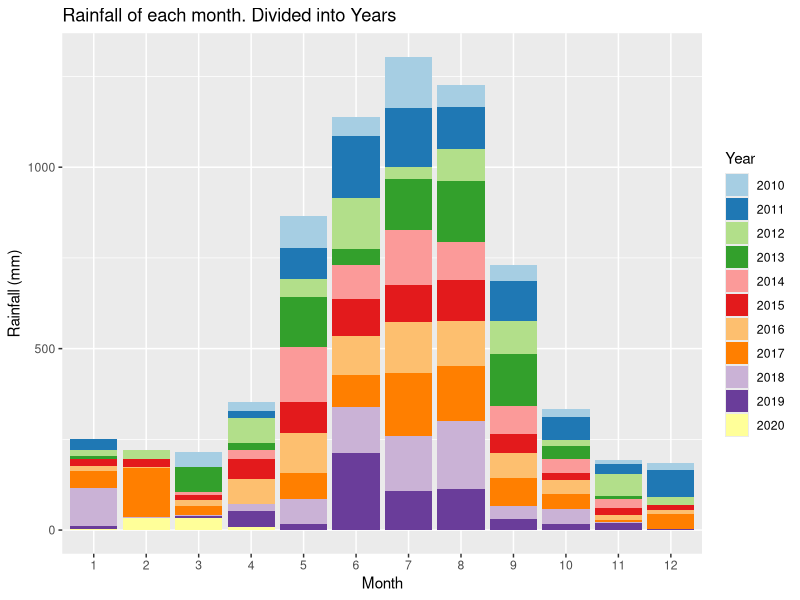
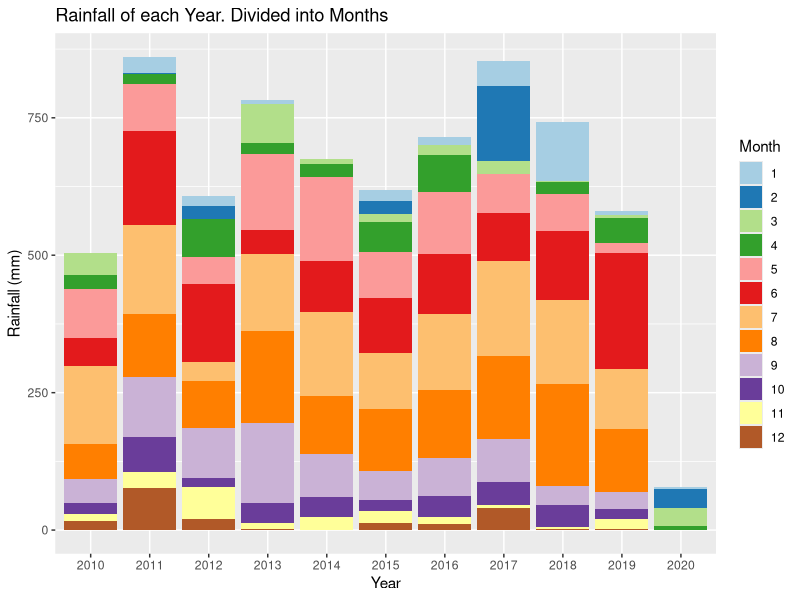
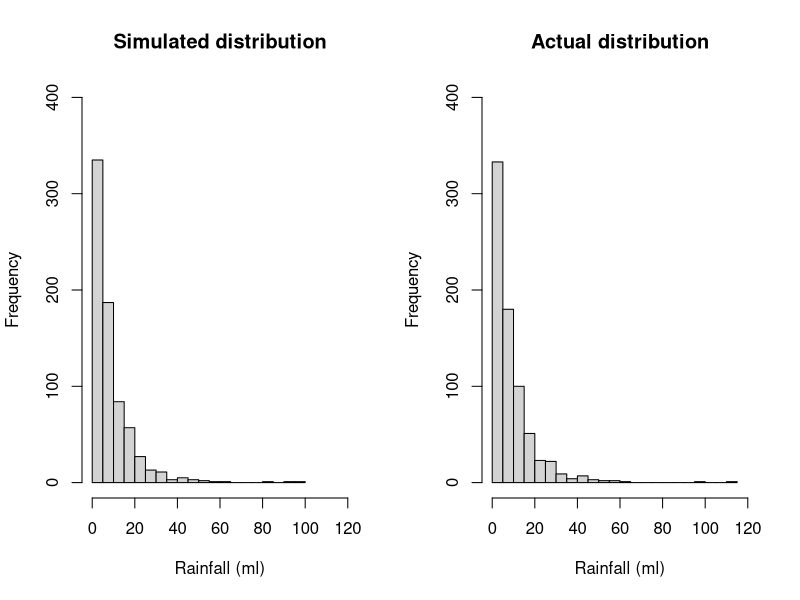
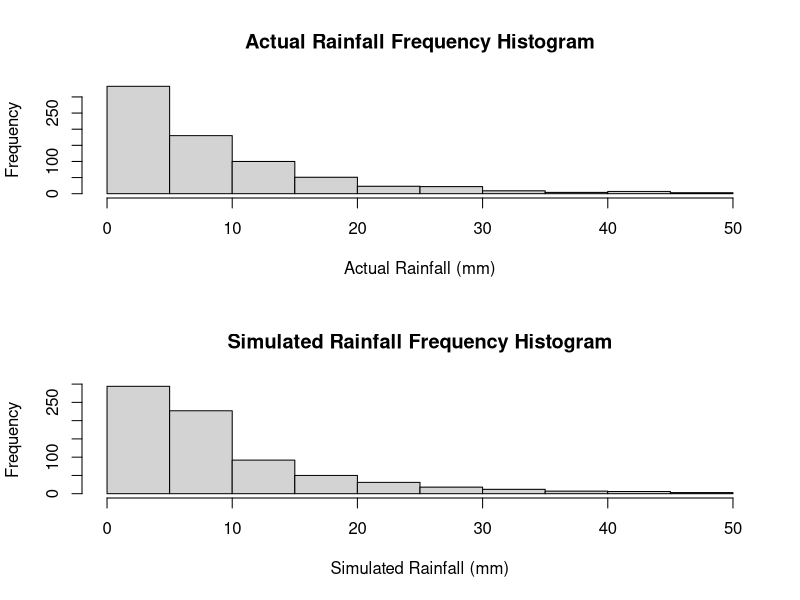
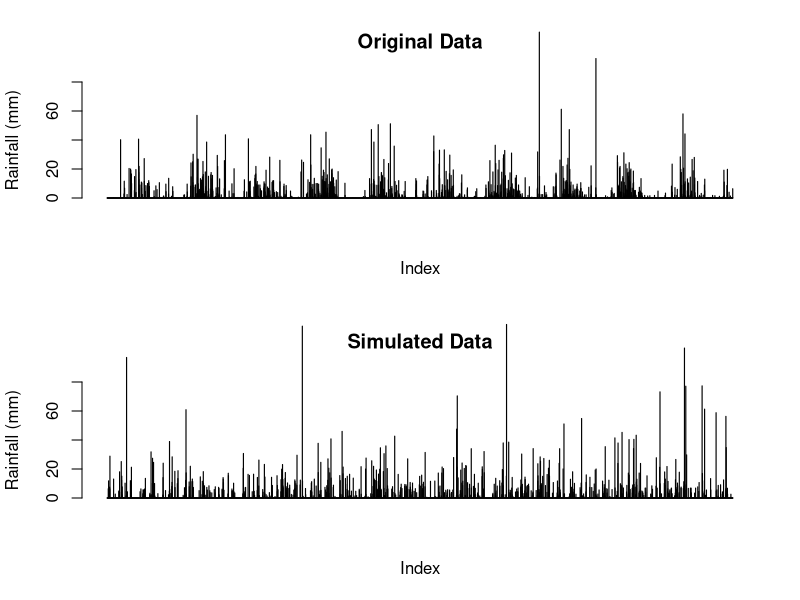
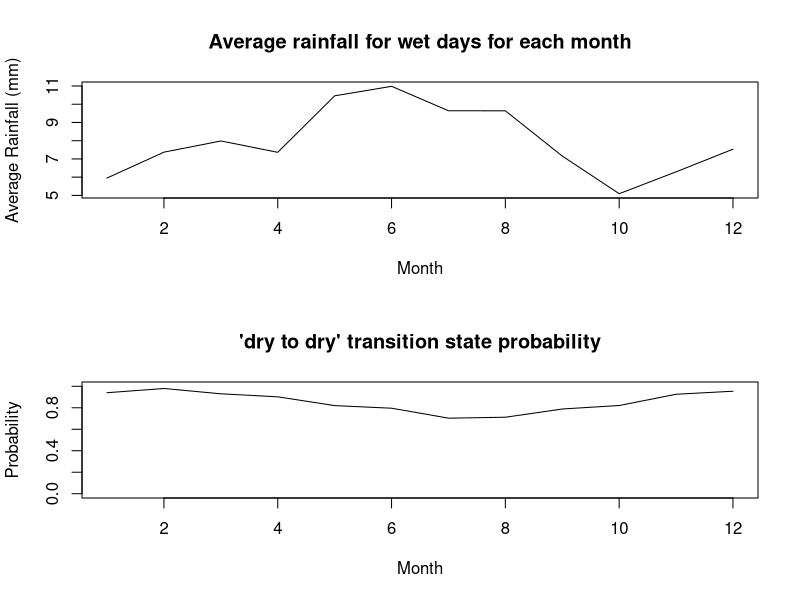
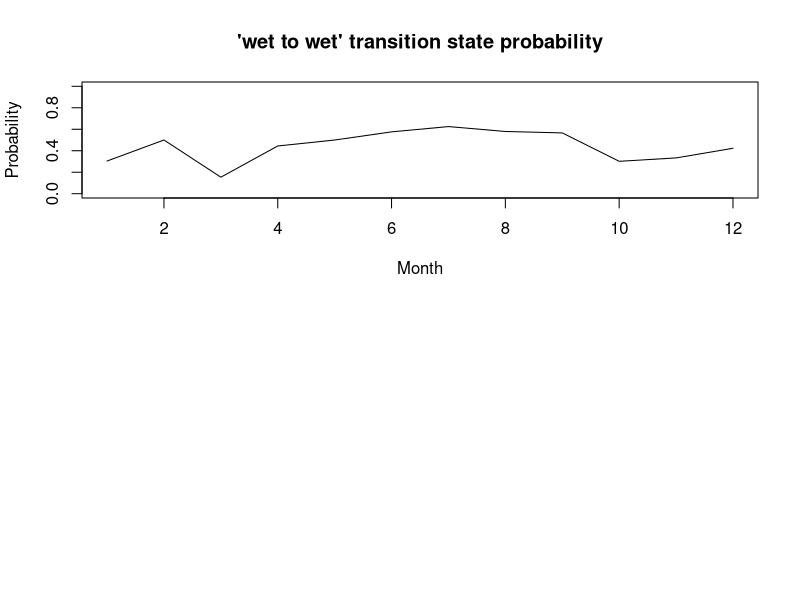
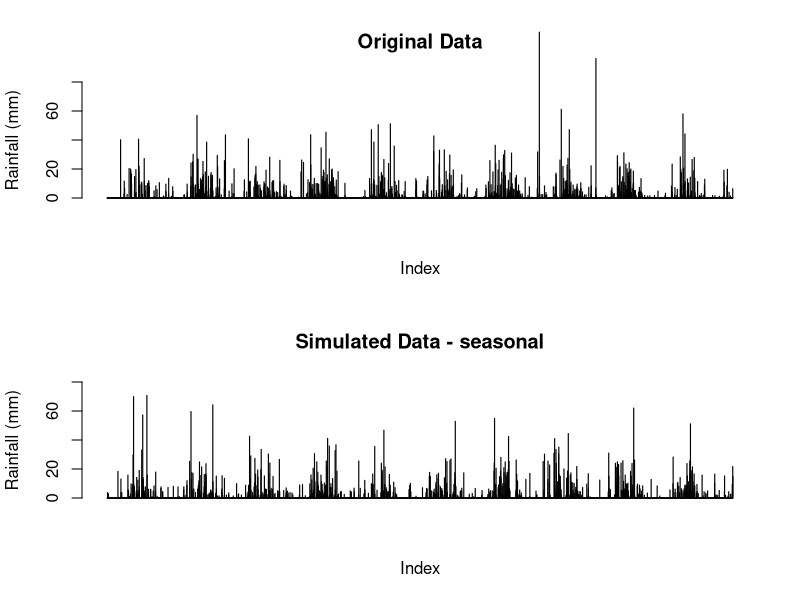

R code for these plots, in order:
## ---- chunk 1
knitr::opts_chunk$set(echo = TRUE)
## ---- chunk 2
# Reading in the data from the csv file
data <-  read.csv("IDCJAC0009_009225_1800_Data.csv")
weather_data <- data
weather_data <- weather_data[which(is.na(weather_data$Rainfall.amount..millimetres.) == FALSE),] # excluding rows with no rainfall record made 
## ---- chunk 3
weather_data$date <- do.call(paste, c(weather_data[c("Day", "Month", "Year")], sep = "-")) # creating a column that contains the date for easy indentification
## ---- chunk 4
# function to categorise day as either 'wet' or 'dry' for the Markov Chain functions
state <- function(x){
  stateList <- c()
  for(ii in 1:length(x)){
    if(x[ii] < 1){
      stateList <- c(stateList, "dry")
    }
    if(x[ii] >= 1){
      stateList <- c(stateList, "wet")
    }
  }
  return(stateList)
}
weather_data$state <- state(weather_data$Rainfall.amount..millimetres.)
## ---- chunk 5
head(weather_data[,c('Rainfall.amount..millimetres.','state')], 10)
## ---- chunk 6
# function establishing Markov Chain transition state. Establishing the relationship between the rainfall of a given day and the day before it.
transitionState <- function(x){
  transitionStateList <- c('') #can't find transition state of first observation
  for(i in 2:length(x)){
    if(x[i] == "dry"){
      if (x[i-1] == "dry"){
        transitionStateList <- c(transitionStateList, "DryToDry")
      }
      else {
        transitionStateList <- c(transitionStateList, "WetToDry")
      }
    }
    if(x[i] == "wet"){
      if (x[i-1] == "dry"){
        transitionStateList <- c(transitionStateList, "DryToWet")
      }
      else {
        transitionStateList <- c(transitionStateList, "WetToWet")
      }
    }
  }
  return(transitionStateList)
}
weather_data$transitionState <- transitionState(weather_data$state)
## ---- chunk 7
head(weather_data[,c('Rainfall.amount..millimetres.','state', 'transitionState')], 10)
## ---- chunk 8
train_data <- subset(weather_data, Year >= 2010) # only look at the most recent, relevant data.
library(ggplot2)
library(RColorBrewer)

# explorative plots investigating the distribution of rainfall across months and years

# Plotting the rainfall data (grouped by years and months)
# Distribution of rainfall by month (segmented by year)
ggplot(train_data, aes(x = factor(Month), y = Rainfall.amount..millimetres., fill = factor(Year))) + 
  geom_bar(stat = "identity") + 
  scale_fill_brewer(palette = "Paired") + 
  xlab("Month")+
  ylab("Rainfall (mm)")+
  labs(fill = "Year")+
  ggtitle("Rainfall of each month. Divided into Years")
# There does appear to be a rough distribution of rainfall by month. Most years May, June, July, August, and September (month 5-9) have the most rain. There are outliers

ggplot(train_data, aes(x = factor(Year), y = Rainfall.amount..millimetres., fill = factor(Month))) + 
  geom_bar(stat = "identity") + 
  scale_fill_brewer(palette = "Paired") + 
  xlab("Year")+
  ylab("Rainfall (mm)")+
  labs(fill = "Month")+
  ggtitle("Rainfall of each Year. Divided into Months")
# There does not appear to be any obvious pattern in the rainfall across the 10 years (note. 2020 only contains 4 months of data, hence the low rainfall). The average looks to be around 650-700 mm. 
## ---- chunk 9
table(train_data$Month, train_data$Year) # only four months of data in 2020
## ---- chunk 10
#Calculating transition state probabilities, in general (no respect to month or season)
weatherTable <- table(train_data$transitionState)
weatherTable

probWetToWet = weatherTable['WetToWet'] / (weatherTable['WetToWet'] + weatherTable['WetToDry'])
probWetToWet

probDryToDry = weatherTable['DryToDry'] / (weatherTable['DryToDry'] + weatherTable['DryToWet'])
probDryToDry
## ---- chunk 11
#Basic generator (No seasonal variation)

#calculated above
generateRainfallBasic <- function(genLength){
  currentState = "dry" # Years start with very little rain, so more likely to start dry
  rainAmountList <- c()
  for (i3 in 1:genLength){
    if (currentState == "dry"){
      if (runif(1) < probDryToDry){
        currentState = "dry"
      }
      else{
        currentState = "wet"
      }
    }
    else if (currentState == "wet"){
      if (runif(1) < probWetToWet){
        currentState = "wet"
      }
      else{
        currentState = "dry"
      }
    }
                                      #generating amount of rainfall if state is wet, else 0
    if (currentState == "wet"){
      rainAmount <- 5.66*exp(rnorm(1))
      rainAmountList <- c(rainAmountList, rainAmount)
    }
    else{
      rainAmountList <- c(rainAmountList, 0)
    }
  }
  return(rainAmountList)
}
## ---- chunk 12
#comparing log-normal against actual data, veeerryyyy close fit, will use log-normal for rainfall sim
par(mfrow=c(1,2))
p1 <- 5.66*exp(rnorm(732))
hist(p1, breaks = 30, xlim = c(0,120), ylim = c(0,400), main = "Simulated distribution", xlab = "Rainfall (ml)")

p2 <- train_data$Rainfall.amount..millimetres.[train_data$Rainfall.amount..millimetres.>1]
hist(p2, breaks = 30, xlim = c(0,120), ylim = c(0,400), main = "Actual distribution", xlab = "Rainfall (ml)")

mean(p1)
mean(p2)
## ---- chunk 13
#Basic generator tests
testRainfall = generateRainfallBasic(3761)

par(mfrow=c(2,1))
hist(train_data$Rainfall.amount..millimetres.[train_data$Rainfall.amount..millimetres.>1 & train_data$Rainfall.amount..millimetres.<50], xlab = "Actual Rainfall (mm)", main = "Actual Rainfall Frequency Histogram")
hist(testRainfall[testRainfall > 1 & testRainfall <50], xlab = "Simulated Rainfall (mm)", main = "Simulated Rainfall Frequency Histogram")

par(mfrow=c(2,1))
barplot(train_data$Rainfall.amount..millimetres., ylim = c(0,80), main = "Original Data", ylab = "Rainfall (mm)", xlab = "Index")
barplot(testRainfall, ylim = c(0,80), main = "Simulated Data", ylab = "Rainfall (mm)", xlab = "Index")
## ---- chunk 14
#Calculates the transition probabilities for each month

transitonStatesMonthsFrame <- data.frame(list(rep(0, 12), list(rep(0, 12), list(rep(0, 12), list(rep(0, 12)))))) #Initialises 12x4 frame filled with zeroes (4 columns for each transition state, 12 rows for each month)
names(transitonStatesMonthsFrame) <- c('DryToDry', 'DryToWet', 'WetToDry', 'WetToWet')

#Makes the dataframe with the count of each transition state with each month
for (i4 in 1:dim(train_data)[1]){
  tempTransitionState <- train_data[i4, 'transitionState']
  tempMonth <- train_data[i4, 'Month'] 
  transitonStatesMonthsFrame[tempMonth, tempTransitionState] <- transitonStatesMonthsFrame[tempMonth, tempTransitionState]+1 # increase count of tempTransitionState for month tempMonth by 1
}
## ---- chunk 15
head(transitonStatesMonthsFrame, 10)
## ---- chunk 16
#Calculates the transition state probabilities for each month in the data frame
probTransitonStatesMonthsFrame <- transitonStatesMonthsFrame
for (i in 1:dim(transitonStatesMonthsFrame)[1]){
  
  probTransitonStatesMonthsFrame[i, 'DryToDry'] <- transitonStatesMonthsFrame[i, 'DryToDry'] / (transitonStatesMonthsFrame[i, 'DryToDry'] + transitonStatesMonthsFrame[i, 'DryToWet'])
  
  probTransitonStatesMonthsFrame[i, 'DryToWet'] <- transitonStatesMonthsFrame[i, 'DryToWet'] / (transitonStatesMonthsFrame[i, 'DryToDry'] + transitonStatesMonthsFrame[i, 'DryToWet'])
    
  probTransitonStatesMonthsFrame[i, 'WetToDry'] <- transitonStatesMonthsFrame[i, 'WetToDry'] / (transitonStatesMonthsFrame[i, 'WetToDry'] + transitonStatesMonthsFrame[i, 'WetToWet'])
    
  probTransitonStatesMonthsFrame[i, 'WetToWet'] <- transitonStatesMonthsFrame[i, 'WetToWet'] / (transitonStatesMonthsFrame[i, 'WetToDry'] + transitonStatesMonthsFrame[i, 'WetToWet'])
}
## ---- chunk 17
head(probTransitonStatesMonthsFrame, 10)
## ---- chunk 18
#testing average rainfall when its rains in each month, and for wettowet vs drytowet transitions.
test_w2w <- train_data$Rainfall.amount..millimetres.[train_data$transitionState == "WetToWet"]
test_d2w <- train_data$Rainfall.amount..millimetres.[train_data$transitionState == "DryToWet"]
mean(test_w2w)
mean(test_d2w)
wilcox.test(test_d2w, test_w2w)
#since resulting wilcox test p-value is 0.85, we conclude that theres no difference in rainfall depending on the transition state, and do not need to include it in our model.

test_rainfallPerMonth <- train_data[train_data$state == "wet",c(4,6)]
kruskal.test(Rainfall.amount..millimetres. ~ Month, data = test_rainfallPerMonth)
#p-val = 0.00016, therefore difference between average rainfall for each month

## ---- chunk 19
#calculating the mean rainfall when it rains for each month, to change how much it rains according to the generator later on. Limited to less than 60 mls as the dataset is not large enough for large rainfall amounts (such as 114ml in feburary) to not throw the mean off.
rainMonthData <- c()
for (i in 1:12){
  temp<- train_data$Rainfall.amount..millimetres.[train_data$state == "wet" & train_data$Month == i & train_data$Rainfall.amount..millimetres. < 60]
  rainMonthData <- c(rainMonthData, list(temp))
  rm(temp)
}

rainfallAvgMonth <- sapply(rainMonthData, mean)

## ---- chunk 20
plot(c(1:12), rainfallAvgMonth, type = "l", xlab = "Month", ylab = "Average Rainfall (mm)", main = "Average rainfall for wet days for each month")
## ---- chunk 21
#How the transition state probabilities vary for each month
plot(probTransitonStatesMonthsFrame$DryToDry, ylim = c(0,1), xlab = "Month", main = "'dry to dry' transition state probability", type = 'l', ylab = "Probability")
plot(probTransitonStatesMonthsFrame$WetToWet, ylim = c(0,1), xlab = "Month", main = "'wet to wet' transition state probability", type = 'l', ylab = "Probability")
## ---- chunk 22

#Weather generator accounting  for seasonal variation of transition states or something i hope
#Yes this is just a spicy version of basic generator it's mostly the same in fact if i forget to even do this it is the same


generateRainfallSeasonal <- function(input){
  # input must be weather_data or a subset of weather_data
  currentState = "dry" #can make this into a random choice later
  rainAmountList <- c()
  for (i5 in 1:dim(input)[1]){
    if (currentState == "dry"){
      if (runif(1) < probTransitonStatesMonthsFrame[input[i5, 'Month'], 'DryToDry']){ #now inputs depending on the month of input
        currentState = "dry"
      }
      else{
        currentState = "wet"
      }
    }
    else if (currentState == "wet"){
      if (runif(1) < probTransitonStatesMonthsFrame[input[i5, 'Month'], 'WetToWet']){
        currentState = "wet"
      }
      else{
        currentState = "dry"
      }
    }
                                      #generating amount of rainfall if state is wet, else 0
    if (currentState == "wet"){
      
      #rainAmount <- 5.66*exp(rnorm(1)) #now log-normal dist, 5 used because is close to mean of weather_data's / the mean of what exp(rnorm(1)) is by default /// Old Version 
      rainAmount <- rainfallAvgMonth[input[i5, 'Month']]*exp(rnorm(1))/1.648 #average of exp(rnorm(1)) is ~1.648, so we divide by that so the average of each month will just be the actual average calculated from rainfallAvgMonth.
      
      rainAmountList <- c(rainAmountList, rainAmount)
    }
    else{
      rainAmountList <- c(rainAmountList, 0)
    }
  }
  return(rainAmountList)
}
## ---- chunk 23
#testing code for seasonal generator
inputSeasonalRainfall <- dplyr::select(train_data, 'Year', 'Month', 'Day') #using existing train data's dates to input to function, instead of putting in just how many to generate

testSeasonalRainfall = generateRainfallSeasonal(inputSeasonalRainfall)
## ---- chunk 24
par(mfrow=c(2,1))
barplot(train_data$Rainfall.amount..millimetres., ylim = c(0,80), main = "Original Data", ylab = "Rainfall (mm)", xlab = "Index")
barplot(testSeasonalRainfall, ylim = c(0,80), main = "Simulated Data - seasonal", ylab = "Rainfall (mm)", xlab = "Index")
## ---- chunk 25
#comparing log-normal against actual data, veeerryyyy close fit, will use log-normal for rainfall sim
p1 <- 5*exp(rnorm(732))
p1 <- p1[p1>1]
hist(p1, breaks = 30, xlim = c(0,120), ylim = c(0,400), main = "Simulated distribution")

p2 <- train_data$Rainfall.amount..millimetres.[train_data$Rainfall.amount..millimetres.>1]
hist(p2, breaks = 30, xlim = c(0,120), ylim = c(0,400), main = "actual distribution")

## ---- chunk 26
set.seed(100345)

sampID <- sample.int(nrow(train_data), size = 0.8*nrow(train_data), replace = FALSE)
train_data <- train_data[sampID,] # 80% of data for training
test_data <- train_data[-sampID,] # 20% for testing
## ---- chunk 27
#code to calculate transition probabilities for each month (copied from earlier)
  # calculating the number of occurances of each trainsition state for eah month
transitonStatesMonthsFrame <- data.frame(list(rep(0, 12), list(rep(0, 12), list(rep(0, 12), list(rep(0, 12)))))) #initialising frame by creating 12x4 frame filled with zeroes
names(transitonStatesMonthsFrame) <- c('DryToDry', 'DryToWet', 'WetToDry', 'WetToWet') #name da columns

for (i4 in 1:dim(train_data)[1]){ #making dataframe with count of each transition state for each month
  tempTransitionState <- train_data[i4, 'transitionState']
  tempMonth <- train_data[i4, 'Month']
  transitonStatesMonthsFrame[tempMonth, tempTransitionState] <- transitonStatesMonthsFrame[tempMonth, tempTransitionState]+1
}


  #calculating the probabilites of each transition state for eachonth from the number of occurances 
probTransitonStatesMonthsFrame<- transitonStatesMonthsFrame

for (i in 1:dim(transitonStatesMonthsFrame)[1]){ #calculating transition probs for each month in df
  
  probTransitonStatesMonthsFrame[i, 'DryToDry'] <- transitonStatesMonthsFrame[i, 'DryToDry'] / (transitonStatesMonthsFrame[i, 'DryToDry'] + transitonStatesMonthsFrame[i, 'DryToWet'])
  
  probTransitonStatesMonthsFrame[i, 'DryToWet'] <- transitonStatesMonthsFrame[i, 'DryToWet'] / (transitonStatesMonthsFrame[i, 'DryToDry'] + transitonStatesMonthsFrame[i, 'DryToWet'])
    
  probTransitonStatesMonthsFrame[i, 'WetToDry'] <- transitonStatesMonthsFrame[i, 'WetToDry'] / (transitonStatesMonthsFrame[i, 'WetToDry'] + transitonStatesMonthsFrame[i, 'WetToWet'])
    
  probTransitonStatesMonthsFrame[i, 'WetToWet'] <- transitonStatesMonthsFrame[i, 'WetToWet'] / (transitonStatesMonthsFrame[i, 'WetToDry'] + transitonStatesMonthsFrame[i, 'WetToWet'])
}

# calucating the new average rainfall for each month
rainMonthData <- c()
for (i in 1:12){
  temp<- train_data$Rainfall.amount..millimetres.[train_data$state == "wet" & train_data$Month == i & train_data$Rainfall.amount..millimetres. < 60]
  rainMonthData <- c(rainMonthData, list(temp))
  rm(temp)
}

rainfallAvgMonth <- sapply(rainMonthData, mean)
## ---- chunk 28
#generate test data
testSeasonalRainfall20 = generateRainfallSeasonal(test_data) # generate a simulation with the same number of observations as test_data (20% of the total data)
## ---- chunk 29
par(mfrow = c(2, 1))

barplot(testSeasonalRainfall20, ylab = "Rainfall (mm)", xlab = "index", main = "Simulated data")
barplot(test_data$Rainfall.amount..millimetres., ylab = "Rainfall (mm)", xlab  = "index", main = "Actual data")
## ---- chunk 30
# Wilcoxon signed rank test
WT <- wilcox.test(testSeasonalRainfall20, test_data$Rainfall.amount..millimetres., paired=T)
print("Wilcoxon rank sum p-value")
WT$p.value
# paired student t test
TT <- t.test(testSeasonalRainfall20, test_data$Rainfall.amount..millimetres., paired=T)
print("t-test p-value")
TT$p.value
## ---- chunk 31
train_data <- subset(weather_data, Year >= 2010)
train10_data <- subset(weather_data, Year >= 2009 & Year < 2019)
data_2019 <- subset(weather_data, Year == 2019)
## ---- chunk 32
#code to calculate transition probabilities for each month (copied from earlier)

transitonStatesMonthsFrame <- data.frame(list(rep(0, 12), list(rep(0, 12), list(rep(0, 12), list(rep(0, 12)))))) #initialising frame by creating 12x4 frame filled with zeroes
names(transitonStatesMonthsFrame) <- c('DryToDry', 'DryToWet', 'WetToDry', 'WetToWet') #name da columns

for (i4 in 1:dim(train10_data)[1]){ #making dataframe with count of each transition state for each month
  tempTransitionState <- train10_data[i4, 'transitionState']
  tempMonth <- train10_data[i4, 'Month']
  transitonStatesMonthsFrame[tempMonth, tempTransitionState] <- transitonStatesMonthsFrame[tempMonth, tempTransitionState]+1
}
## ---- chunk 33
#also copied from earlier
probTransitonStatesMonthsFrame<- transitonStatesMonthsFrame
for (i in 1:dim(transitonStatesMonthsFrame)[1]){ #calculating transition probs for each month in df
  
  probTransitonStatesMonthsFrame[i, 'DryToDry'] <- transitonStatesMonthsFrame[i, 'DryToDry'] / (transitonStatesMonthsFrame[i, 'DryToDry'] + transitonStatesMonthsFrame[i, 'DryToWet'])
  
  probTransitonStatesMonthsFrame[i, 'DryToWet'] <- transitonStatesMonthsFrame[i, 'DryToWet'] / (transitonStatesMonthsFrame[i, 'DryToDry'] + transitonStatesMonthsFrame[i, 'DryToWet'])
    
  probTransitonStatesMonthsFrame[i, 'WetToDry'] <- transitonStatesMonthsFrame[i, 'WetToDry'] / (transitonStatesMonthsFrame[i, 'WetToDry'] + transitonStatesMonthsFrame[i, 'WetToWet'])
    
  probTransitonStatesMonthsFrame[i, 'WetToWet'] <- transitonStatesMonthsFrame[i, 'WetToWet'] / (transitonStatesMonthsFrame[i, 'WetToDry'] + transitonStatesMonthsFrame[i, 'WetToWet'])
}
## ---- chunk 34
set.seed(10356)

# get a testing 
monthList <- subset(weather_data, Year == 2019) # a year that isn't a leap year to get the month list, as generation algorithm only requires months
monthList <- monthList['Month']
testSeasonalRainfall10 <- generateRainfallSeasonal(monthList)
## ---- chunk 35
#compare generated year against 2019
par(mfrow = c(2,1))
barplot(testSeasonalRainfall10, xlab = "Index", ylab = "Rainfall (mm)", main = "Simulated Rainfall")
barplot(data_2019$Rainfall.amount..millimetres., xlab = "Index", ylab = "Rainfall (mm)", main = "2019 Rainfall")
## ---- chunk 36
# check other years for comparison
par(mfrow = c(3,2))
barplot(testSeasonalRainfall10, xlab = "Index", ylab = "Rainfall (mm)", main = "Simulated Rainfall")
year <- subset(weather_data, Year == 2015)
barplot(year$Rainfall.amount..millimetres., xlab = "Index", ylab = "Rainfall (mm)", main = "2015 Rainfall")
year <- subset(weather_data, Year == 2008)
barplot(year$Rainfall.amount..millimetres., xlab = "Index", ylab = "Rainfall (mm)", main = "2008 Rainfall")
year <- subset(weather_data, Year == 2015)
barplot(year$Rainfall.amount..millimetres., xlab = "Index", ylab = "Rainfall (mm)", main = "2017 Rainfall")
year <- subset(weather_data, Year == 2007)
barplot(year$Rainfall.amount..millimetres., xlab = "Index", ylab = "Rainfall (mm)", main = "2007 Rainfall")
year <- subset(weather_data, Year == 2013)
barplot(year$Rainfall.amount..millimetres., xlab = "Index", ylab = "Rainfall (mm)", main = "2013 Rainfall")
rm(year)
## ---- chunk 37
# Creates a graph of difference in rainfall for years, weeks, months, years to see if there are any potential patterns.

# Creates a list of the weekly rainfall
RainfallWeekly <- data.frame("Rainfall (mm)", "Week")
colnames(RainfallWeekly) <- c("Rainfall (mm)", "Week")
RainfallWeekly$`Rainfall (mm)` <- as.numeric(RainfallWeekly$`Rainfall (mm)`)
RainfallWeekly$Week <- as.numeric(RainfallWeekly$Week)
week = 1
weekRain = 0
for(ii in c(1: nrow(weather_data))){
  weekRain = weekRain + weather_data[ii, 6] # rainfall amount for that row
  
  if(ii%%7 == 0){ # every 7th row
    RainfallWeekly[(ii/7), 1] <- weekRain # 1 row of RainfallWeekly created every 7 rows (1 weeks) - inserting rainfall total for that week
    RainfallWeekly[(ii/7), 2] <- week
    week = week + 1
    weekRain = 0 # clear total rainfall to prepare for next week
  }
}
## ---- chunk 38
RainfallWeeklyDiff <- data.frame(c(1:(nrow(RainfallWeekly)-1)), c(1:(nrow(RainfallWeekly)-1))) # data frame with two columns, one less row than RainfallWeekly
colnames(RainfallWeeklyDiff) <- c("Rainfall diff (mm)", "Week")
RainfallWeeklyDiff$`Rainfall diff (mm)` <- diff(RainfallWeekly$`Rainfall (mm)`) # change in weeks
## ---- chunk 39
# plot first 700 weeks first against the difference in rainfall, and then the rainfall per week
par(mfrow = c(4,1))
plot(RainfallWeeklyDiff[c(1:350), 2], RainfallWeeklyDiff[c(1:350), 1], xlab = "week", ylab = "change in rainfall (mm)", cex = 2, type = "b")
plot(RainfallWeekly[c(1:350), 2], RainfallWeekly[c(1:350), 1], xlab = "week", ylab = "rainfall (mm)", type = "l")
plot(RainfallWeeklyDiff[c(351:700), 2], RainfallWeeklyDiff[c(351:700), 1], xlab = "week", ylab = "change in rainfall (mm)", cex = 2, type = "b")
plot(RainfallWeekly[c(351:700), 2], RainfallWeekly[c(351:700), 1], xlab = "week", ylab = "rainfall (mm)", type = "l")

## ---- chunk 40
# plot second 700 weeks first against the difference in rainfall, and then the rainfall per week
par(mfrow = c(4,1))
plot(RainfallWeeklyDiff[c(701:1050), 2], RainfallWeeklyDiff[c(701:1050), 1], xlab = "week", ylab = "change in rainfall (mm)", cex = 2, type = "b")
plot(RainfallWeekly[c(701:1050), 2], RainfallWeekly[c(701:1050), 1], xlab = "week", ylab = "rainfall (mm)", type = "l")
plot(RainfallWeeklyDiff[c(1051:1414), 2], RainfallWeeklyDiff[c(1051:1414), 1], xlab = "week", ylab = "change in rainfall (mm)", cex = 2, type = "b")
plot(RainfallWeekly[c(1051:1414), 2], RainfallWeekly[c(1051:1414), 1], xlab = "week", ylab = "rainfall (mm)", type = "l")
## ---- chunk 41
rainSort_2019 <- data_2019$Rainfall.amount..millimetres.
# qqplot before removing 'dry' days
qqnorm(rainSort_2019, pch = 1, frame = F, main = "Normal Q-Q Plot of Rainfall 2019 (including dry days)")
qqline(rainSort_2019, col = "red", lwd = 2)
rainSort_2019 <- rainSort_2019[which(rainSort_2019 != 0)]
# qqplot after removing 'dry' days
qqnorm(rainSort_2019, pch = 1, frame = F, main = "Normal Q-Q Plot of Rainfall 2019 (excluding dry days)")
qqline(rainSort_2019, col = "red", lwd = 2)
hist(rainSort_2019, breaks = 50)
# data is not normally distributed
rm(rainSort_2019)
## ---- chunk 42
rain2019 <- subset(weather_data, Year == 2019)
length(rain2019$Rainfall.amount..millimetres.)
length(testSeasonalRainfall10)

## ---- chunk 43
# function to return the sum of ranks of difference (w+ and w-) that are part of the Wilcoxon signed rank calculations
returnRanks <- function(simulated, actual){
  diffs <- (simulated - actual)
  diffs <- diffs[diffs != 0]
  posDifs <- which(diffs > 0)
  negDiffs <- which(diffs < 0)
  rank <- rank(abs(diffs))
  rankPosDiff <- sum(rank[posDifs])
  rankNegDiff <- sum(rank[negDiffs]) 
  return(c(rankPosDiff, rankNegDiff))
}

## ---- chunk 44

table(rain2019$Month)
# Since there are two days missing from October and December, we will have to find the days and remove them from our simulated results.
table(rain2019$Day)
# one month is missing a day 5, and another is missing a day 19 (both 11 when should be 12)/
temp <- subset(rain2019, Day == 5)
temp$Month # 5th of October missing
temp <- subset(rain2019, Day == 19)
temp$Month # 19th of December missing
rm(temp)
## ---- chunk 45
# to perform Wilcoxon Signed Rank test must have paired data, so remove those extra dates from testSeasonalRainfall10
# 2019 is a non leap year

which(rain2019$date == "4-10-2019") # find what row the day before 5-10-2019 is
# thereforer 5-10-2019 would be row 278 (277+1)
which(rain2019$date == "18-12-2019") # find what row the day before 5-10-2019 is
# thereforer 5-10-2019 would be row 353 (351+2). Add two as both 5th october and 19th december are missing

simRainfall2019 <- testSeasonalRainfall10 # remove day 278 and day 353 data from testSeasonalRainfall10
## ---- chunk 46
set.seed(102343656)

# get a testing 
monthList <- subset(weather_data, Year == 2019) # a year that isn't a leap year to get the month list, as generation algorithm only requires months
monthList <- monthList['Month']
testSeasonalRainfall10 <- generateRainfallSeasonal(monthList)
simRainfall2019 <- testSeasonalRainfall10 # remove day 278 and day 353 data from testSeasonalRainfall10
## ---- chunk 47
# test of testSeasonalRainfall10 against 2019 rainfall (testSeasonalRainfall10 was simulation of 2019 rainfall)
wilcox.test(rain2019$Rainfall.amount..millimetres., simRainfall2019, paired = T, alternative = "t", conf.int = T, conf.level = 0.95)

# the p-value is 0.04918,indicating that it is likely that there is a significant difference between the simulated data and the actual data. This means that one set of data was consistently and significantly larger than the other

# manual calculation of Wilcoxon signed rank values 

sumRanks <- returnRanks(simRainfall2019, rain2019$Rainfall.amount..millimetres.)
sumRanks[1] # rankPosDiff ( sum of the ranks of the positive differences)
sumRanks[2] # rankNegDiff (sum of the ranks of the negative differrences)

# rankPosDiff (the sum of the ranks of the differences where the simulated data is greater than the actual) is 7414. rankNegDiff (the sum of the ranks of the the differences where the actual is greater than the simulated) is 5147. rankPosDiff is quite a bit larger than rankNegDiff
## ---- chunk 48
# to confirm the results of the first Wilcoson signed rank test, repeat with 3 different sets of simulated rainfall
set.seed(12345)

# using month probabilites generate one years worth of data 
monthList <- subset(weather_data, Year == 2011) # a year that isn't a leap year to get the month list, as generation algorithm only requires months
monthList <- monthList['Month']
testSeasonalRainfall10 <- generateRainfallSeasonal(monthList)

simRainfall2019 <- testSeasonalRainfall10[-c(278, 353)] # remove day 278 and day 353 data from testSeasonalRainfall10

wilcox.test(rain2019$Rainfall.amount..millimetres., simRainfall2019, paired = T, alternative = "t", conf.int = T, conf.level = 0.95)

# The p-value is 0.1981, indiciating that there is not a significant difference between the simulated data and the actual data

# manual calculation of Wilcoxon signed rank values 
sumRanks <- returnRanks(simRainfall2019, rain2019$Rainfall.amount..millimetres.)
sumRanks[1] # rankPosDiff ( sum of the ranks of the positive differences)
sumRanks[2] # rankNegDiff (sum of the ranks of the negative differrences)

## ---- chunk 49
set.seed(347876)

# using month probabilites generate one years worth of data 
monthList <- subset(weather_data, Year == 2011) # a year that isn't a leap year to get the month list, as generation algorithm only requires months
monthList <- monthList['Month']
testSeasonalRainfall10 <- generateRainfallSeasonal(monthList)

simRainfall2019 <- testSeasonalRainfall10[-c(278, 353)] # remove day 278 and day 353 data from testSeasonalRainfall10

wilcox.test(rain2019$Rainfall.amount..millimetres., simRainfall2019, paired = T, alternative = "t", conf.int = T, conf.level = 0.95)

# manual calculation of Wilcoxon signed rank values 
sumRanks <- returnRanks(simRainfall2019, rain2019$Rainfall.amount..millimetres.)
sumRanks[1] # rankPosDiff ( sum of the ranks of the positive differences)
sumRanks[2] # rankNegDiff (sum of the ranks of the negative differrences)

## ---- chunk 50
set.seed(3456789)
# using month probabilites generate one years worth of data 
monthList <- subset(weather_data, Year == 2011) # a year that isn't a leap year to get the month list, as generation algorithm only requires months
monthList <- monthList['Month']
testSeasonalRainfall10 <- generateRainfallSeasonal(monthList)

simRainfall2019 <- testSeasonalRainfall10[-c(278, 353)] # remove day 278 and day 353 data from testSeasonalRainfall10

wilcox.test(rain2019$Rainfall.amount..millimetres., simRainfall2019, paired = T, alternative = "t", conf.int = T, conf.level = 0.95)


# manual calculation of Wilcoxon signed rank values 
sumRanks <- returnRanks(simRainfall2019, rain2019$Rainfall.amount..millimetres.)
sumRanks[1] # rankPosDiff ( sum of the ranks of the positive differences)
sumRanks[2] # rankNegDiff (sum of the ranks of the negative differrences)

## ---- chunk 51
# looking at the four total simulations created, there is generally no significant different between the simulated rainfall and the actual rainfall. 
# However looking at rankPosDiff and rankNegDiff calculated for each (the sum of the ranks of the positive and negative differences between the simulated and actual data respectively), the simulated rainfall was consistently larger than the actual data 
# The reason for this is likely because 2019 had a very small amount of rainfall compared to the rest of the years.
sum(train10_data$Rainfall.amount..millimetres.)/10 # /10 to get average of 10 years of rain data
sum(rain2019$Rainfall.amount..millimetres.)
## ---- chunk 52
median(simRainfall2019)
median(rain2019$Rainfall.amount..millimetres.)

# given the number of dry days, it makes sense that the median's would be very similar in the Wilcoxon Signed Rank test
# To perform the Wilcoxon Signed Rank test we remove those dates from testSeasonalRainfall10
# 2019 is a non leap year so February will have 28 days
#October 5th and December 19th are missing, so we remove them
month_result <- which(rain2019$date == "4-10-2019" | rain2019$date=="18-12-2019")
simRainfall2019 <- testSeasonalRainfall10[-c(month_result[1]+1, month_result[2]+1)]

# Test of testSeasonalRainfall10 against 2019 rainfall (testSeasonalRainfall10 was simulation of 2019 rainfall)
wilcox.test(simRainfall2019, rain2019$Rainfall.amount..millimetres., paired = T, alternative = "t")

# Since the p-value is relatively high, it can be concluded that there is no significant diference between the simulated 2019 data and the actual 2019 data. 
# While the simulation may not be an accurate prediction of 2019 (as seen in the barplots), the simulation was also not logically flawed, as there is not a significant difference between the median of the simulation and the median of the actual.
#Furthermore, a qucik comparison of the medians in the Wilcoxon Signed Rank test shows that (as expected) they are also very similar.
cat("Median of actual and simulated rainfall respectively: ", median(rain2019$Rainfall.amount..millimetres.), median(simRainfall2019))
rm(simRainfall2019)
## ---- chunk 53
# looking at 2013 data (which had a larger than average amount of rain)

rain2013 <- subset(weather_data, Year == 2013)
simRainfall2013 <- generateRainfallSeasonal(monthList)
wilcox.test(simRainfall2013, rain2013$Rainfall.amount..millimetres., paired = T, conf.int = T, conf.level = 0.95)

par(mfrow = c(2,1))
barplot(simRainfall2013, xlab = "Index", ylab = "Rainfall (mm)", main = "Simulated Rainfall")
barplot(rain2013$Rainfall.amount..millimetres., xlab = "Index", ylab = "Rainfall (mm)", main = "2013 Rainfall")

diffs <- (simRainfall2013 - rain2013$Rainfall.amount..millimetres.)
diffs <- diffs[diffs != 0]
posDifs <- which(diffs > 0)
negDiffs <- which(diffs < 0)
rank <- rank(abs(diffs))
rankPosDiff <- sum(rank[posDifs])
rankNegDiff <- sum(rank[negDiffs]) 

rankPosDiff
rankNegDiff

mean(diffs)
